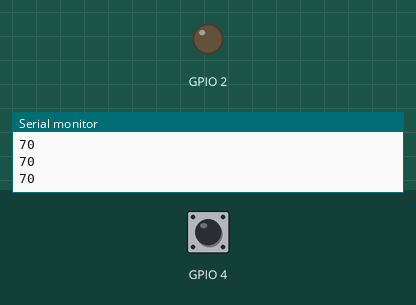
Bench run of a sketch on a simulated ESP32. Shown: output pins drawn as LEDs (lit = HIGH), the last lines printed to the serial monitor. The inputs (shaded band) are chosen by the test bench; at power-on: GPIO 4 HIGH.

Above: at 1.2 s.
1.3 s: GPIO 4 pulled LOW for 0.15 s
At 1.38 s:
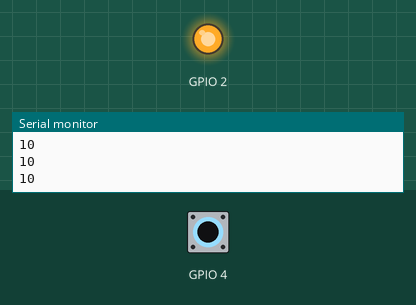
2.9 s: GPIO 4 pulled LOW for 3.2 s
At 7.2 s:
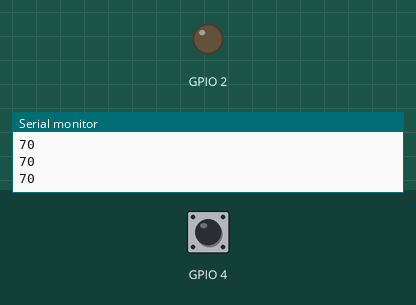
Timing chart, 0 to 8.7 s (numbered marks = the images above; inputs shaded):
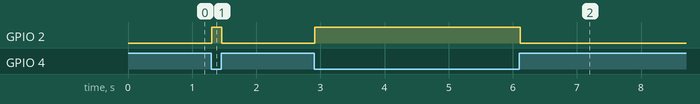

Measured:
- after the input at 1.3 s, GPIO 2: LOW → HIGH at once, → LOW 0.16 s later
- after the input at 2.9 s, GPIO 2: LOW → HIGH at once, → LOW 3.2 s later

The sketch:

tema18.ino
```cpp
int lectura;

void setup() {
  Serial.begin(115200);
  pinMode(2, OUTPUT);
}

void loop() {
  lectura = touchRead(T0);	// Tomamos el valor del GPIO 4 (T0)
  Serial.println(lectura);

  if (lectura < 70){		// 70 es el umbral de detección de pulsación.
    digitalWrite(2, HIGH);	// Este valor puede no ser siempre 70.
  }
  else{
    digitalWrite(2, LOW);
  }
  delay(20);
}
```
